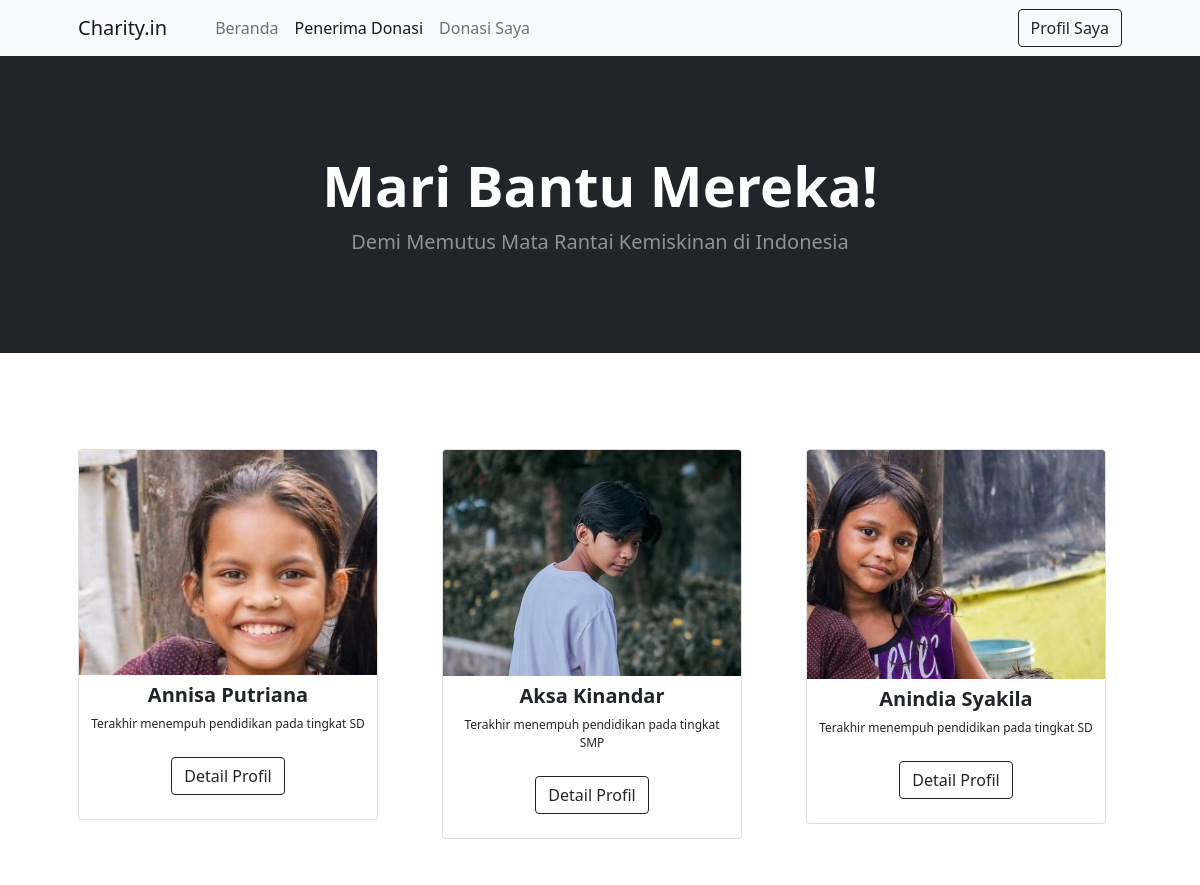
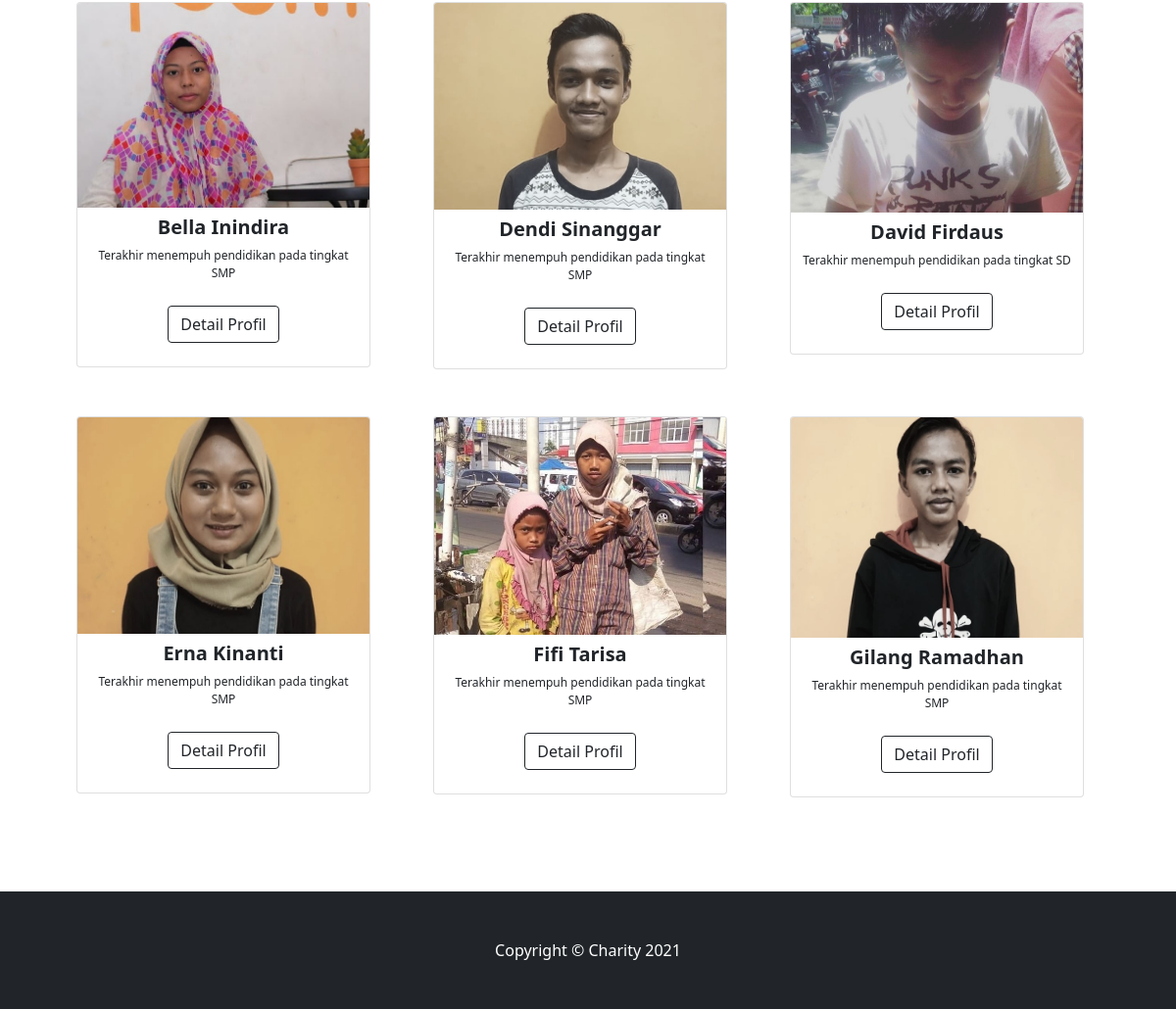
The app's page /project/public/Penerima_donasi (signed in) with its own data (2 pictures, top to bottom).
### tables this page shows
CREATE TABLE `daftar_donasi` (
  `id_person` int(7) NOT NULL,
  `foto` varchar(20) DEFAULT NULL,
  `nama` varchar(50) NOT NULL,
  `usia` int(5) NOT NULL,
  `gender` varchar(15) NOT NULL,
  `asal` varchar(100) NOT NULL,
  `pendidikan` varchar(30) NOT NULL,
  `bio` varchar(255) NOT NULL,
  `status` varchar(50) NOT NULL
);

### project/app/core/Controller.php (called while the page is built, shortened)
<?php
class Controller {
    public function view($view, $data=[]){
        require_once '../app/views/' . $view . '.php';
    }
}

### project/app/controllers/Penerima_donasi.php (called while the page is built, shortened)
<?php
class Penerima_donasi extends Controller{
    public function index(){
        $data['penerima_donasi'] = $this->model('Penerima_donasi_model')->getAllPenerima_donasi();
        $this->view('penerima_donasi/index', $data);
    }
}

### project/app/core/App.php (called while the page is built, shortened)
<?php
class App {
    protected $method = 'index';
    protected $params = [];
    public function __construct(){
        $this->controller = new $this->controller;
        call_user_func_array([$this->controller, $this->method], $this->params);
    }
}

### project/public/index.php (called while the page is built, shortened)
<?php
$app = new App;

### project/app/core/Database.php (called while the page is built, shortened)
<?php
class Database{
    private $host = db_host;
    private $usn = db_usn;
    private $pass = db_pass;
    private $db_name = db_name;
    private $dbh;
    private $query;
    public function __construct(){
        $condb = 'mysql:host=' . $this->host . ';dbname='. $this->db_name;
        try {
            $this->dbh = new PDO($condb, $this->usn, $this->pass);
        } catch (PDOException $e) {
            die($e->getMessage());
        }
    }
    public function query($q){
        $this->query = $this->dbh->prepare($q);
    }
    public function execute(){
        $this->query->execute();
    }
    public function resultSet(){
        $this->execute();
        return $this->query->fetchAll(PDO::FETCH_ASSOC);
    }
}

### project/app/models/Penerima_donasi_model.php (called while the page is built, shortened)
<?php
class Penerima_donasi_model {
    private $db;
    public function __construct(){
        $this->db = new Database;
    }
    public function getAllPenerima_donasi(){
        $this->db->query('SELECT * FROM daftar_donasi');
        $hasil =  $this->db->resultSet();
        return $hasil;
    }
}

### project/app/views/penerima_donasi/index.php (the view, shortened to what this page needs)
<!DOCTYPE html>
<html lang="en">
    <head>
        <link href="https://cdn.jsdelivr.net/npm/bootstrap-icons@1.5.0/font/bootstrap-icons.css" rel="stylesheet" />
        <link href="<?= BASEURL; ?>/css/penerima_donasi.css" rel="stylesheet" />
    </head>
    <body>
        <nav class="navbar navbar-expand-lg navbar-light bg-light">
            <div class="container px-4 px-lg-5">
                <a class="navbar-brand" href="#!">Charity.in</a>
                <div class="collapse navbar-collapse" id="navbarSupportedContent">
                    <ul class="navbar-nav me-auto mb-2 mb-lg-0 ms-lg-4">
                        <li class="nav-item"><a class="nav-link" href="<?= BASEURL; ?>/Beranda">Beranda</a></li>
                        <li class="nav-item"><a class="nav-link active" aria-current="page" href="<?= BASEURL; ?>/Penerima_donasi">Penerima Donasi</a></li>
                        <li class="nav-item"><a class="nav-link" href="<?= BASEURL; ?>/Donasi_saya">Donasi Saya</a></li>
                    </ul>
                    <form class="d-flex">
                        <div class="text-center"><a class="btn btn-outline-dark mt-auto" href="<?= BASEURL; ?>/Profil">Profil Saya</a></div>
                    </form>
                </div>
            </div>
        </nav>
        <header class="bg-dark py-5">
            <div class="container px-4 px-lg-5 my-5">
                <div class="text-center text-white">
                    <h1 class="display-4 fw-bolder">Mari Bantu Mereka!</h1>
                    <p class="lead fw-normal text-white-50 mb-0">Demi Memutus Mata Rantai Kemiskinan di Indonesia</p>
                </div>
            </div>
        </header>
        <section class="py-5">
            <div class="container px-4 px-lg-5 mt-5">
                <div class="row gx-3 gx-lg-5 row-cols-3 row-cols-md-3 row-cols-xl-3 justify-content-center">
                    <?php foreach($data['penerima_donasi'] as $person): ?>
                        <div class="col mb-5">
                            <div class="card h-80" style="width: 300px;">
                                <img class="card-img-top" src="<?= BASEURL; ?>/img/<?= $person['foto']; ?>.jpg" alt="..." />
                                <div class="card-body p-2">
                                    <div class="text-center">
                                        <h5 class="fw-bolder"><?= $person['nama']; ?></h5>
                                        <p style="font-size:12px">Terakhir menempuh pendidikan pada tingkat <?= $person['pendidikan']; ?></p>
                                    </div>
                                </div>
                                <div class="card-footer p-4 pt-0 border-top-0 bg-transparent">
                                    <div class="text-center"><a class="btn btn-outline-dark mt-auto" href="<?= BASEURL; ?>/Penerima_donasi/detail/<?= $person['id_person'] ?>">Detail Profil</a></div>
                                </div>
                            </div>
                        </div>
                    <?php endforeach; ?>
                </div>
            </div>
        </section>
        <footer class="py-5 bg-dark">
            <div class="container"><p class="m-0 text-center text-white">Copyright &copy; Charity 2021</p></div>
        </footer>
    </body>
</html>

### records on screen
daftar_donasi: foto (picture), nama "Annisa Putriana", pendidikan "SD"
daftar_donasi: foto (picture), nama "Aksa Kinandar", pendidikan "SMP"
daftar_donasi: foto (picture), nama "Anindia Syakila", pendidikan "SD"
daftar_donasi: foto (picture), nama "Bella Inindira", pendidikan "SMP"
daftar_donasi: foto (picture), nama "Dendi Sinanggar", pendidikan "SMP"
daftar_donasi: foto (picture), nama "David Firdaus", pendidikan "SD"
daftar_donasi: foto (picture), nama "Erna Kinanti", pendidikan "SMP"
daftar_donasi: foto (picture), nama "Fifi Tarisa", pendidikan "SMP"
daftar_donasi: foto (picture), nama "Gilang Ramadhan", pendidikan "SMP"
